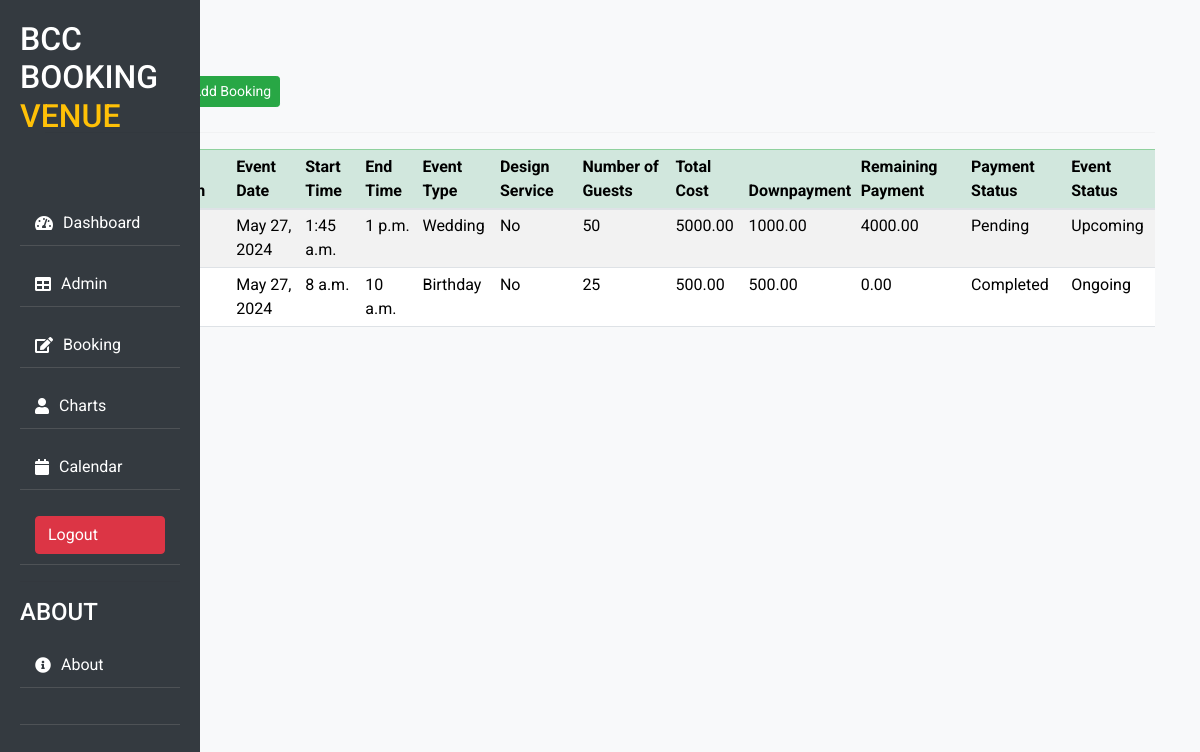
The app's page /dashboard/Booking/ (signed in) with its own data.
### dashboard/models.py (models this page shows, shortened)
class Booking(models.Model):
    EVENT_TYPES = [
        ("Wedding", "Wedding"),
        ("Birthday", "Birthday"),
        ("Corporate", "Corporate"),
        ("Anniversary", "Anniversary"),
        ("Graduation", "Graduation"),
        ("Conference", "Conference"),
    ]
    PAYMENT_STATUS = [
        ("Pending", "Pending"),
        ("Completed", "Completed"),
        ("Overdue", "Overdue"),
    ]
    EVENT_STATUS = [
        ("Upcoming", "Upcoming"),
        ("Ongoing", "Ongoing"),
        ("Completed", "Completed"),
        ("Cancelled", "Cancelled"),
    ]
    client_name = models.CharField(max_length=100)
    contact_information = models.TextField()
    event_date = models.DateField()
    start_time = models.TimeField()
    end_time = models.TimeField()
    event_type = models.CharField(max_length=20, choices=EVENT_TYPES)
    design_service = models.BooleanField(default=False)
    number_of_guests = models.IntegerField()
    total_cost = models.DecimalField(max_digits=10, decimal_places=2)
    downpayment = models.DecimalField(max_digits=10, decimal_places=2)
    remaining_payment = models.DecimalField(max_digits=10, decimal_places=2)
    payment_status = models.CharField(max_length=20, choices=PAYMENT_STATUS)
    event_status = models.CharField(max_length=20, choices=EVENT_STATUS)

### dashboard/views.py (the view)
# urls.py: path("Booking/", views.booking, name="booking"),
@login_required
def booking(request):
    bookings = Booking.objects.all()
    if request.method == "POST":
        bookform = BookingForm(request.POST)
        if bookform.is_valid():
            bookform.save()
            return redirect("booking")
        else:
            messages.warning(request, bookform.errors)
    else:
        bookform = BookingForm()
    return render(
        request,
        "Booking.html",
        {
            "bookings": bookings,
            "bookform": bookform,
        },
    )

### dashboard/templates/Booking.html (shortened to what this page needs)
<!DOCTYPE html>
<html lang="en">
<head>
    <link rel="stylesheet" href="https://stackpath.bootstrapcdn.com/bootstrap/4.5.2/css/bootstrap.min.css">
</head>
<body>
<div class="d-flex">
    {% include 'structure/nav.html' %}
    <div class="container mt-5">
        <caption>
          <p class="my-4 fs-4 text-start">Booking List  <button type="button" class="btn btn-success btn-sm" data-bs-toggle="modal" data-bs-target="#staticBackdrop" >Add Booking</button></p>
          <hr>
        </caption>
        <table class="table table-striped table-sm table-caption">
            <thead class="table-success">
                <tr>
                    <th>Client Name</th>
                    <th>Contact Information</th>
                    <th>Event Date</th>
                    <th>Start Time</th>
                    <th>End Time</th>
                    <th>Event Type</th>
                    <th>Design Service</th>
                    <th>Number of Guests</th>
                    <th>Total Cost</th>
                    <th>Downpayment</th>
                    <th>Remaining Payment</th>
                    <th>Payment Status</th>
                    <th>Event Status</th>
                </tr>
            </thead>
            <tbody>
                {% for booking in bookings %}
                <tr>
                    <td>{{ booking.client_name }}</td>
                    <td>{{ booking.contact_information }}</td>
                    <td>{{ booking.event_date }}</td>
                    <td>{{ booking.start_time }}</td>
                    <td>{{ booking.end_time }}</td>
                    <td>{{ booking.event_type }}</td>
                    <td>{{ booking.design_service|yesno:"Yes,No" }}</td>
                    <td>{{ booking.number_of_guests }}</td>
                    <td>{{ booking.total_cost }}</td>
                    <td>{{ booking.downpayment }}</td>
                    <td>{{ booking.remaining_payment }}</td>
                    <td>{{ booking.payment_status }}</td>
                    <td>{{ booking.event_status }}</td>
                </tr>
                {% endfor %}
            </tbody>
        </table>
    </div>
</div>
</body>
</html>

### dashboard/templates/structure/nav.html (shortened to what this page needs)
<!DOCTYPE html>
<html lang="en">
<head>
<link href="https://cdn.jsdelivr.net/npm/fullcalendar@5.10.1/main.min.css" rel="stylesheet">
<link href="https://cdn.jsdelivr.net/npm/bootstrap@5.3.3/dist/css/bootstrap.min.css" rel="stylesheet">
{% load static %}
    <link rel="stylesheet" href="https://stackpath.bootstrapcdn.com/bootstrap/4.5.2/css/bootstrap.min.css">
    <link rel="stylesheet" href="https://cdnjs.cloudflare.com/ajax/libs/font-awesome/5.15.4/css/all.min.css">
    <link rel="stylesheet" href="{% static 'dashboard/style.css' %}">
</head>
<body>
    <nav class="sidebar bg-dark text-white">
        <div class="sidebar-header">
            <h2>BCC BOOKING<span class="text-warning"> VENUE</span></h2>
        </div>
        <ul class="list-unstyled components">
            <li><a href="{% url 'BASE' %}"><i class="fas fa-tachometer-alt"></i> Dashboard</a></li>
            <li><a href="{% url 'admin' %}"><i class="fas fa-table"></i> Admin</a></li>
            <li><a href="{% url 'booking' %}"><i class="fas fa-edit"></i> Booking</a></li>
            <li><a href="{% url 'charts' %}"><i class="fas fa-user"></i> Charts</a></li>
            <li><a href="{% url 'calendar' %}"><i class="fas fa-calendar"></i> Calendar</a></li>
            <li><a href="{% url 'logout' %}" class="btn btn-danger" onclick="return confirm('Are you sure you want to logout?');">Logout</a></li>
            <hr>
            <h4>ABOUT</h4>
            <ul class="list-unstyled">
                <li><a href="#"><i class="fas fa-info-circle"></i> About</a></li>
            </ul>
        </ul>
    </nav>

### dashboard/static/css/style.css (style rules this page uses)
body { font-family: 'Arial', sans-serif; background-color: #f8f9fa; }
.sidebar { width: 250px; height: 100vh; position: fixed; top: 0; left: 0; padding: 20px; background-color: #343a40; }
.sidebar-header { font-size: 1.5rem; margin-bottom: 1rem; }
.sidebar ul { padding: 0; }
.sidebar ul li { list-style-type: none; margin: 1rem 0; }
.sidebar ul li a { color: #ffffff; text-decoration: none; display: flex; align-items: center; }
.sidebar ul li a i { margin-right: 10px; }

### dashboard/templates/structure/nav.html (style rules this page uses)
body { font-family: 'Roboto', sans-serif; }
.sidebar { width: 200px; background-color: #343a40; color: #fff; height: 200vh; padding-top: 20px; }
.sidebar h2 { margin-bottom: 30px; }
.sidebar ul.components { padding: 20px 0; border-bottom: 1px solid #4e5256; }
.sidebar ul.components li { padding: 10px 15px; border-bottom: 1px solid #4e5256; }
.sidebar ul.components li a { color: #fff; }

### records on screen
Booking: event_date "May 27, 2024", start_time "1:45 a.m.", end_time "1 p.m.", event_type "Wedding", design_service "No", number_of_guests "50", total_cost "5000.00", downpayment "1000.00", remaining_payment "4000.00", payment_status "Pending", event_status "Upcoming"
Booking: event_date "May 27, 2024", start_time "8 a.m.", end_time "10 a.m.", event_type "Birthday", design_service "No", number_of_guests "25", total_cost "500.00", downpayment "500.00", remaining_payment "0.00", payment_status "Completed", event_status "Ongoing"
